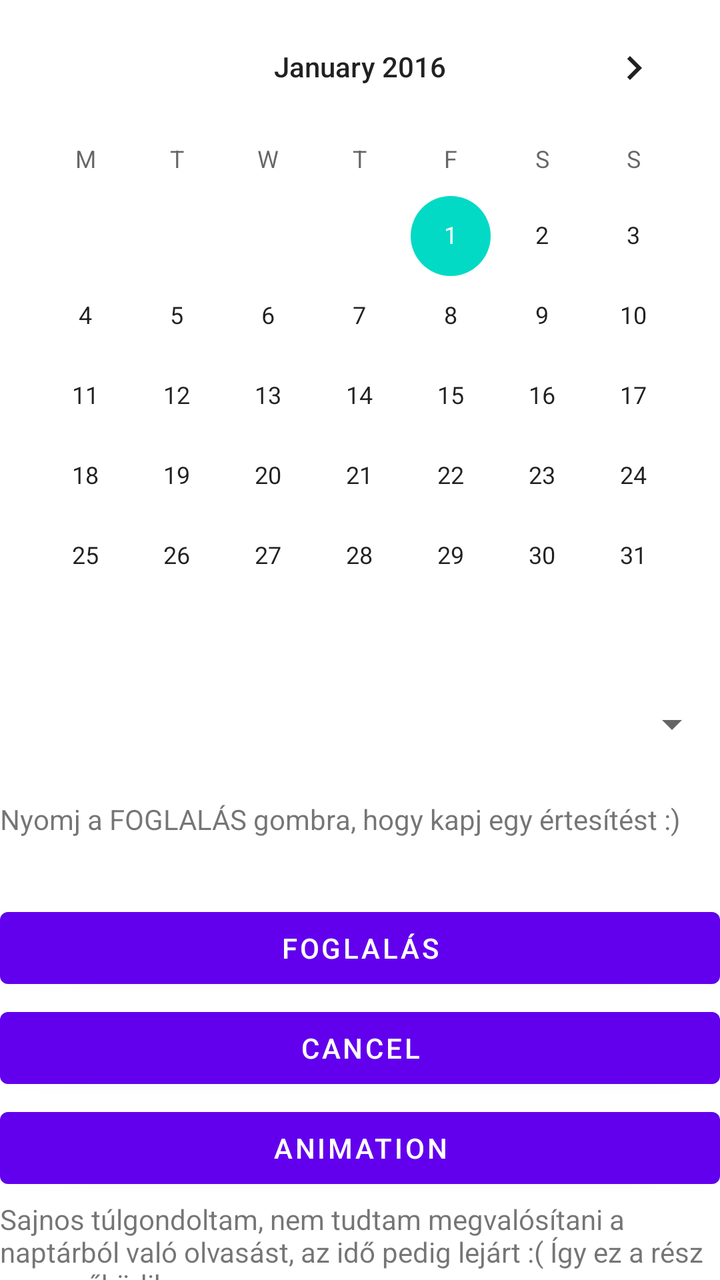
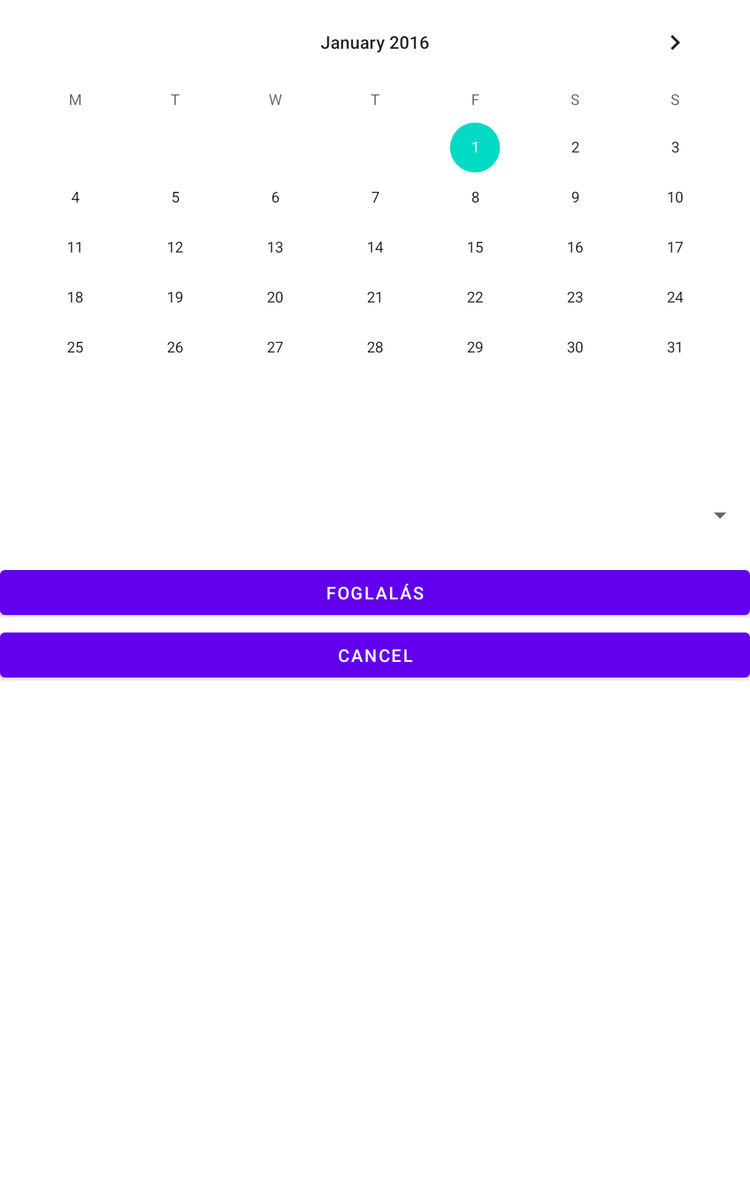

Two renders of one Android screen. The first uses the default layout on a phone; the second uses the alternative layout the repository ships for a different screen configuration, on a matching device. The two XML files are below.
<!-- AndroidManifest.xml: application theme Theme.MyApplication -->
<!-- res/layout/calendar.xml -->
<?xml version="1.0" encoding="utf-8"?>
<CalendarView xmlns:android="http://schemas.android.com/apk/res/android"
    android:id="@+id/simpleCalendarView"
    android:layout_width="fill_parent"
    android:layout_height="fill_parent"
    android:firstDayOfWeek="2"
    android:maxDate="01/01/2023"
    android:minDate="01/01/2016" >

        <Spinner
            android:id="@+id/services"
            android:layout_width="match_parent"
            android:layout_height="wrap_content"
            android:layout_marginTop="350dp"
            />

        <TextView
            android:layout_width="match_parent"
            android:layout_height="match_parent"
            android:text="Nyomj a FOGLALÁS gombra, hogy kapj egy értesítést :)"
            android:layout_marginTop="400dp"
            />

        <Button
            android:layout_width="match_parent"
            android:layout_height="wrap_content"
            android:text="Foglalás"
            android:layout_marginTop="450dp"
            android:onClick="reserve"/>


        <Button
            android:layout_width="match_parent"
            android:layout_height="wrap_content"
            android:text="Cancel"
            android:layout_marginTop="500dp"
            android:onClick="cancel"/>

        <Button
            android:layout_width="match_parent"
            android:layout_height="wrap_content"
            android:text="Animation"
            android:layout_marginTop="550dp"
            android:onClick="animation"/>

        <TextView
            android:layout_width="match_parent"
            android:layout_height="wrap_content"
            android:layout_marginTop="600dp"
            android:text="Sajnos túlgondoltam, nem tudtam megvalósítani a
naptárból való olvasást, az idő pedig lejárt :( Így ez a rész nem működik."
                />


</CalendarView>
<!-- resources referenced by this layout -->
<resources>
  <style name="Theme.MyApplication" parent="Theme.MaterialComponents.DayNight.DarkActionBar">
          
          <item name="colorPrimary">@color/purple_500</item>
          <item name="colorPrimaryVariant">@color/purple_700</item>
          <item name="colorOnPrimary">@color/white</item>
          
          <item name="colorSecondary">@color/teal_200</item>
          <item name="colorSecondaryVariant">@color/teal_700</item>
          <item name="colorOnSecondary">@color/black</item>
          
          <item name="android:statusBarColor" tools:targetApi="l">?attr/colorPrimaryVariant</item>
          
          <item name="android:windowActivityTransitions">true</item>
          <item name="android:windowEnterTransition">@transition/transition_activities</item>
          <item name="android:windowExitTransition">@transition/transition_activities</item>
      </style>
  <color name="purple_500">#FF6200EE</color>
  <color name="purple_700">#FF3700B3</color>
  <color name="white">#FFFFFFFF</color>
  <color name="teal_200">#FF03DAC5</color>
  <color name="teal_700">#FF018786</color>
  <color name="black">#FF000000</color>
</resources>
<!-- res/layout-sw600dp/calendar.xml (the repository's variant of the layout above) -->
<!-- drawn on a 7-inch tablet held upright -->
<?xml version="1.0" encoding="utf-8"?>
<CalendarView xmlns:android="http://schemas.android.com/apk/res/android"
    android:id="@+id/simpleCalendarView"
    android:layout_width="fill_parent"
    android:layout_height="fill_parent"
    android:firstDayOfWeek="2"
    android:maxDate="01/01/2023"
    android:minDate="01/01/2016" >

        <Spinner
            android:id="@+id/services"
            android:layout_width="match_parent"
            android:layout_height="wrap_content"
            android:layout_marginTop="400dp"
            />
        <Button
            android:layout_width="match_parent"
            android:layout_height="wrap_content"
            android:text="Foglalás"
            android:layout_marginTop="450dp"
            android:onClick="reserve"/>


        <Button
            android:layout_width="match_parent"
            android:layout_height="wrap_content"
            android:text="Cancel"
            android:layout_marginTop="500dp"
            android:onClick="cancel"/>


</CalendarView>
